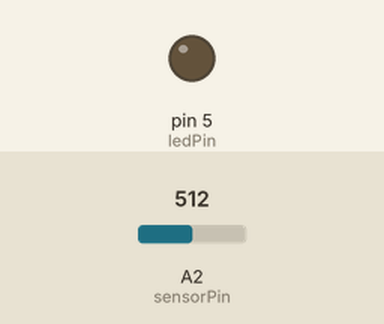
Bench run of a sketch on a simulated Arduino Uno, built with avr-gcc and run on an emulated ATmega328P. Parts: output pins drawn as LEDs (lit = HIGH). The inputs (shaded band) are chosen by the test bench; at power-on: A2 (sensorPin) = 512. What the sketch prints to the serial monitor is not drawn.

Above: at 1.2 s.
1.3 s: A2 (sensorPin) set to 33
4.3 s: A2 (sensorPin) set to 26
At 5.3 s:
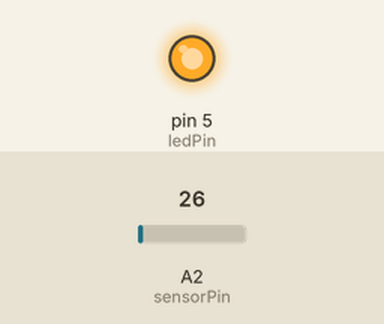
5.8 s: A2 (sensorPin) set to 122
At 6.4 s:
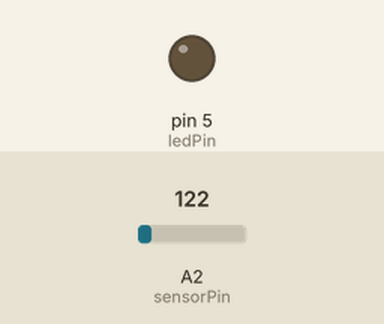
7.3 s: A2 (sensorPin) set to 0
At 8.6 s:
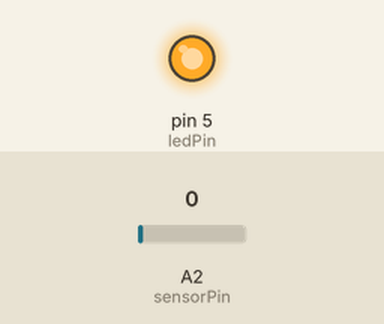
Timing chart, 0 to 9.8 s (numbered marks = the images above; inputs shaded):
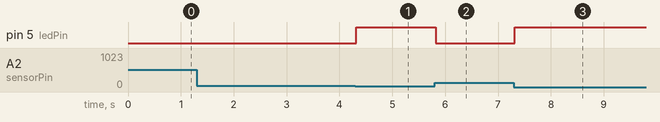

Measured:
- the behaviour switches between 30 and 29 on A2 (sensorPin) (found by bisection; images 0 and 1)
- after the input at 1.3 s, every drawn part: stays the same
- after the input at 4.3 s, pin 5 (ledPin): LOW → HIGH at once
- after the input at 5.8 s, pin 5 (ledPin): HIGH → LOW at once
- after the input at 7.3 s, pin 5 (ledPin): LOW → HIGH at once

The sketch:

arduino_serial_sound.ino
```cpp
/*
Class 2 exercise for Intangible Interaciton at ITP by Yeseul Song
Wiring:
Digital Pin 5 - 220k resistor - LED
Analog Pin A2 - phototransistor - 10k resistor - ground
Power - phototransistor
*/

const int sensorPin = A2;  // Analog input pin that the light sensor is attached to
const int ledPin = 5; // Digital pin that the LED is attached to

int sensorValue = 0;        // value read from the sensor
int threshold = 30;         // threshold for controlling LED and sending serial
byte belowThres = 0;

void setup() {
  Serial.begin(9600); // initialize serial
  pinMode(ledPin, OUTPUT);
}

void loop() {

  sensorValue = analogRead(sensorPin); // read the analog in value:

  // print the results to the Serial Monitor:
  Serial.print("sensor = ");
  Serial.println(sensorValue);

  // if sensor value is lower than threshold,
  if (sensorValue < threshold) {
    belowThres = 1;
  } else { // if not
    belowThres = 0;
  }

  // control the led and send the value to serial
  Serial.write(belowThres);
  digitalWrite(5, belowThres);

  // wait 2 milliseconds before the next loop for the analog-to-digital
  // converter to settle after the last reading:
  delay(2);
}
```
